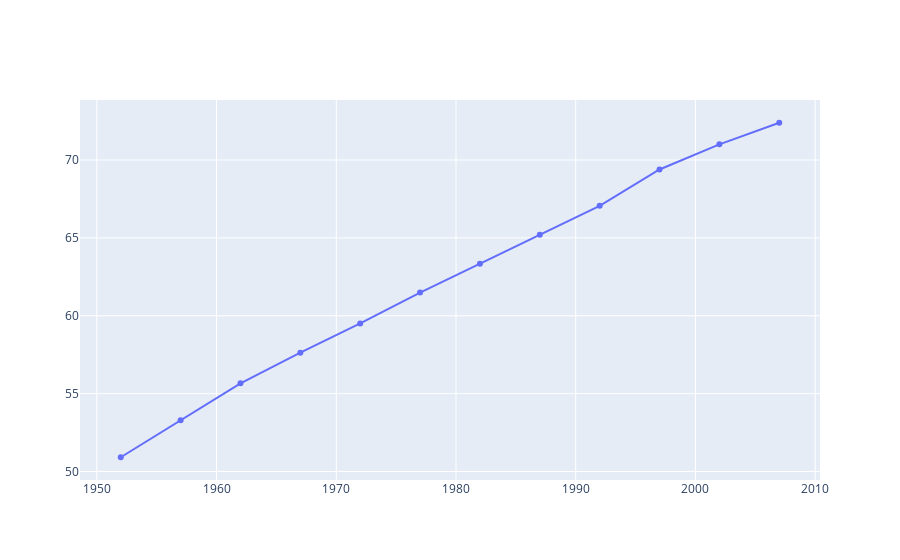

Source (notebook cell):
### Markdown cell above
go

### Code cell
fig = go.Figure()

fig.add_trace(
    go.Scatter(
        x=df.query('country=="Brazil"').year,
        y=df.query('country=="Brazil"').lifeExp,
        mode='lines+markers'
    )
)

fig.show()

### Figure 1 — Plotly figure (JSON) as saved in the notebook; plotly's stock layout.template omitted (floating-point values rounded to 4 significant figures)
{"data": [{"mode": "lines+markers", "type": "scatter", "x": [1952, 1957, 1962, 1967, 1972, 1977, 1982, 1987, 1992, 1997, 2002, 2007], "y": [50.92, 53.28, 55.66, 57.63, 59.5, 61.49, 63.34, 65.2, 67.06, 69.39, 71.01, 72.39]}], "layout": {}}
